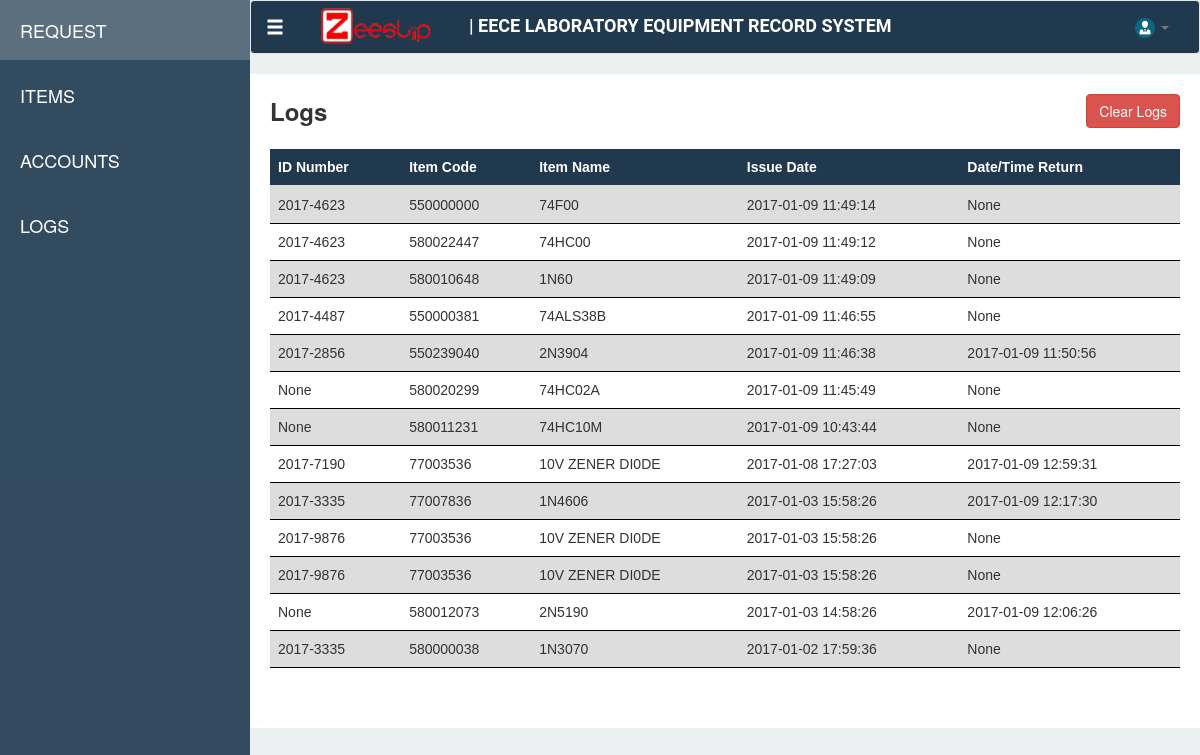
Before: /dashboard/logs with the older database file.
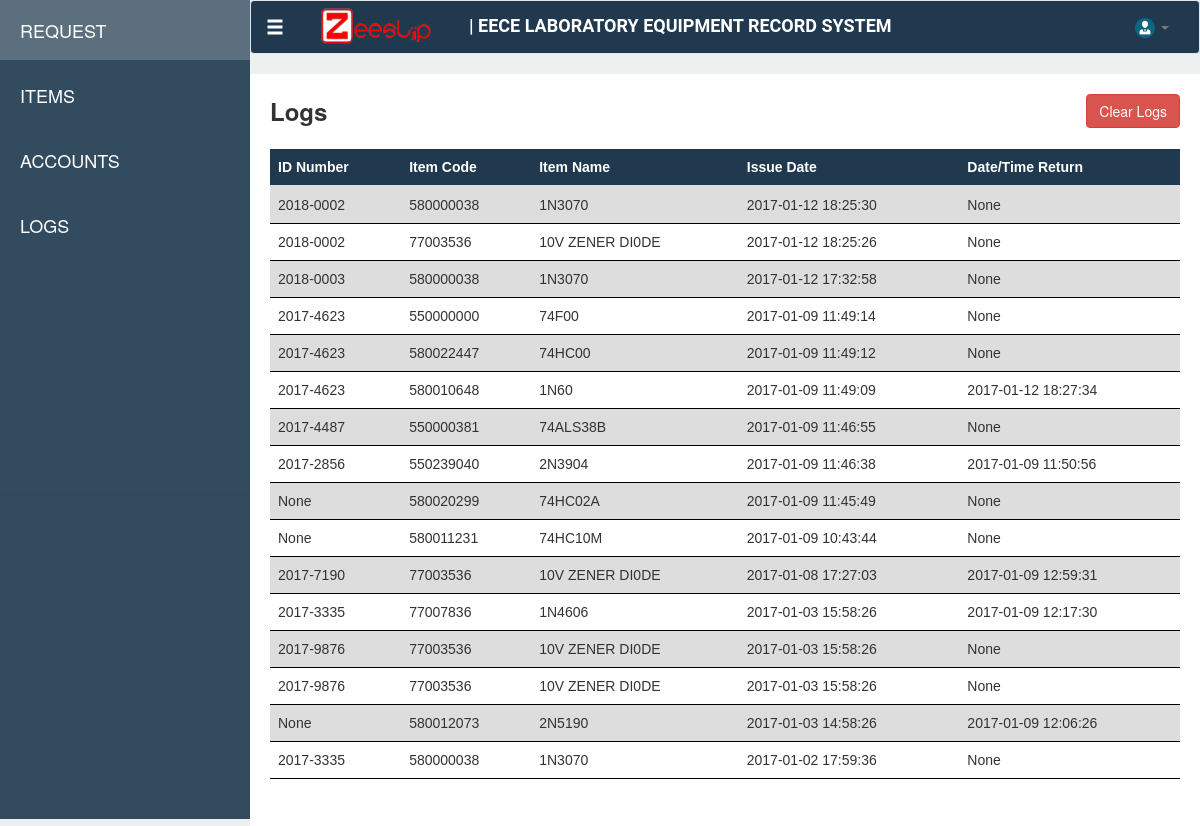
After: the same page with the newer database file.
### tables this page shows
CREATE TABLE "BorrowedItem" ("borrowedItemId" INTEGER PRIMARY KEY  AUTOINCREMENT  NOT NULL  UNIQUE , "itemId" INTEGER, "itemQuantity" INTEGER DEFAULT 0, "requestId" INTEGER, "issueDate" DATETIME, "returnDate" DATETIME);

CREATE TABLE "Request" ("requestId" INTEGER PRIMARY KEY  NOT NULL ,"idNumber" VARCHAR,"name" VARCHAR,"subject" VARCHAR,"requestDate" DATETIME DEFAULT (datetime(CURRENT_TIMESTAMP,'localtime')) );

CREATE TABLE "Item" ("itemId" INTEGER PRIMARY KEY  AUTOINCREMENT  NOT NULL  UNIQUE , "itemCode" VARCHAR UNIQUE , "itemName" VARCHAR, "itemDescription" VARCHAR, "itemQuantity" INTEGER DEFAULT 0);

### app.py (the view)
    @app.route('/dashboard/logs')
    def logs():
        con = sqlite3.connect("ZeeSlipv2.sqlite")
        con.row_factory = sqlite3.Row
        cur = con.cursor()
        cur.execute("SELECT Request.requestId, Request.idNumber, Request.name, Request.subject, Request.requestDate, itemId, itemCode, itemName, itemDescription, itemQuantity, issueDate, returnDate FROM (SELECT BorrowedItem.itemId,itemCode,itemName,itemDescription,BorrowedItem.itemQuantity,BorrowedItem.issueDate,BorrowedItem.returnDate,BorrowedItem.requestId as request FROM BorrowedItem,Item WHERE BorrowedItem.itemId = Item.itemId) LEFT JOIN Request ON request = Request.requestId WHERE issueDate IS NOT NULL ORDER BY issueDate DESC")
        rows = cur.fetchall()
        return render_template('modules/logs.html', logs = rows)

### templates/modules/logs.html (shortened to what this page needs)
{% extends "dashboard.html" %}
{% block logs %}
<div class="request-page-def">
    <div class="row">
        <div class="col-md-2"><span class="request-text"> Logs </span></div>
        <div class="col-md-10" ><button class="btn btn-danger" style="float: right">Clear Logs</button></div>
    </div>
    <div class="row" style="padding-top: 20px">
        <div class="col-md-12">
            <table class="table" id="logsTable">
                <thead>
                    <tr>
                        <th>ID Number</th>
                        <th>Item Code</th>
                        <th>Item Name</th>
                        <th>Issue Date</th>
                        <th>Date/Time Return</th>
                    </tr>
                </thead>
                <tbody>
                    {% for l in logs %}
                        <tr>
                            <td>{{ l[1] }}</td>
                            <td>{{ l[6] }}</td>
                            <td>{{ l[7] }}</td>
                            <td>{{ l[10] }}</td>
                            <td>{{ l[11] }}</td>
                        </tr>
                    {% endfor %}
                </tbody>
            </table>
        </div>
    </div>
    <br>
</div>
{% endblock %}

Changed rows visible on the page:
now on this page (row edited): BorrowedItem: idNumber "2018-0002", itemCode "580000038", itemName "1N3070", issueDate "2017-01-12 18:25:30", l "None"
now on this page (row edited): BorrowedItem: idNumber "2018-0002", itemCode "77003536", itemName "10V ZENER DI0DE", issueDate "2017-01-12 18:25:26", l "None"
added BorrowedItem: idNumber "2018-0003", itemCode "580000038", itemName "1N3070", issueDate "2017-01-12 17:32:58", l "None"
changed BorrowedItem (number 6 of 16 on the later page): returnDate "None" → "2017-01-12 18:27:34"
